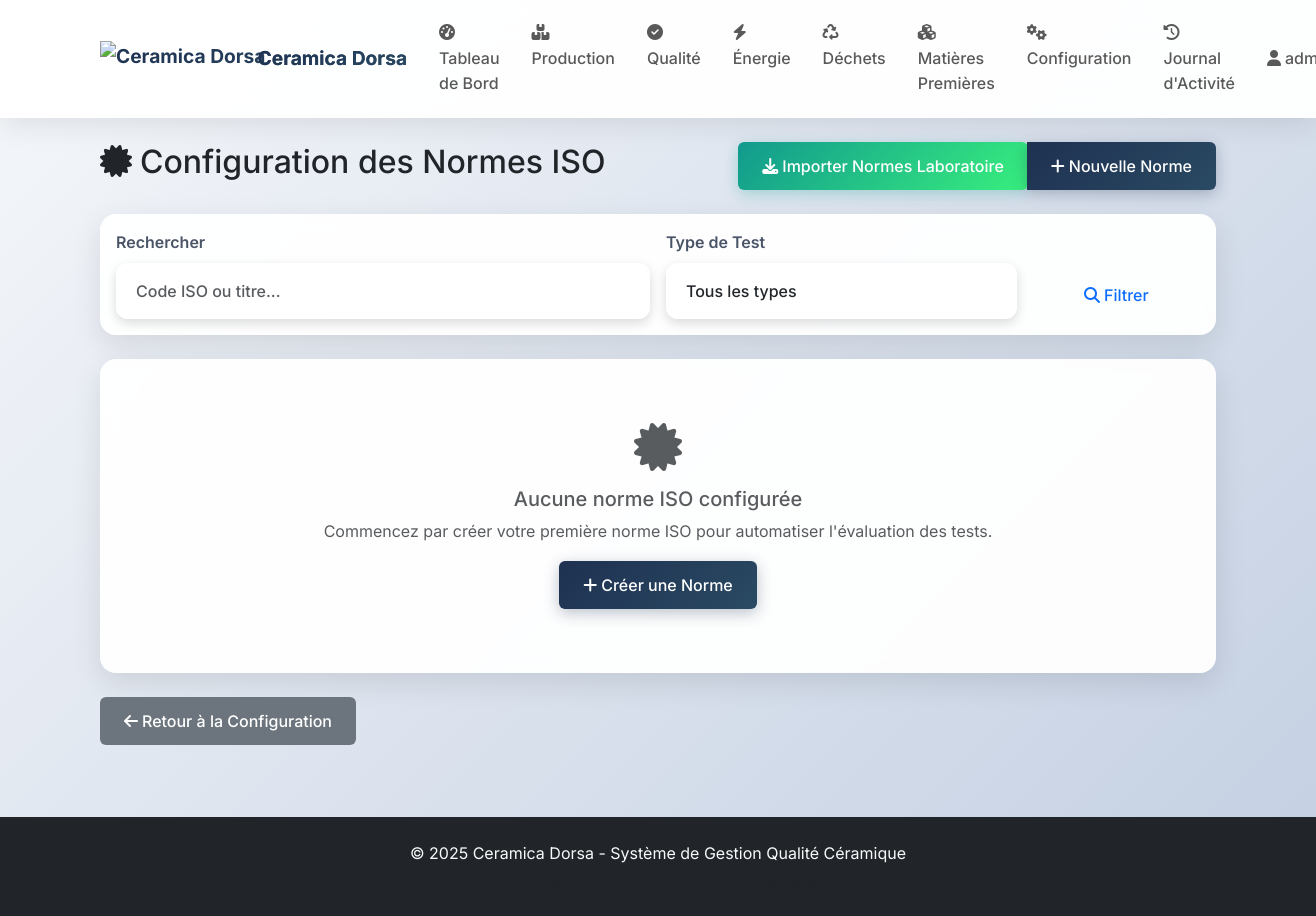
/config/iso-standards (signed in), run on an earlier commit of the app's database.
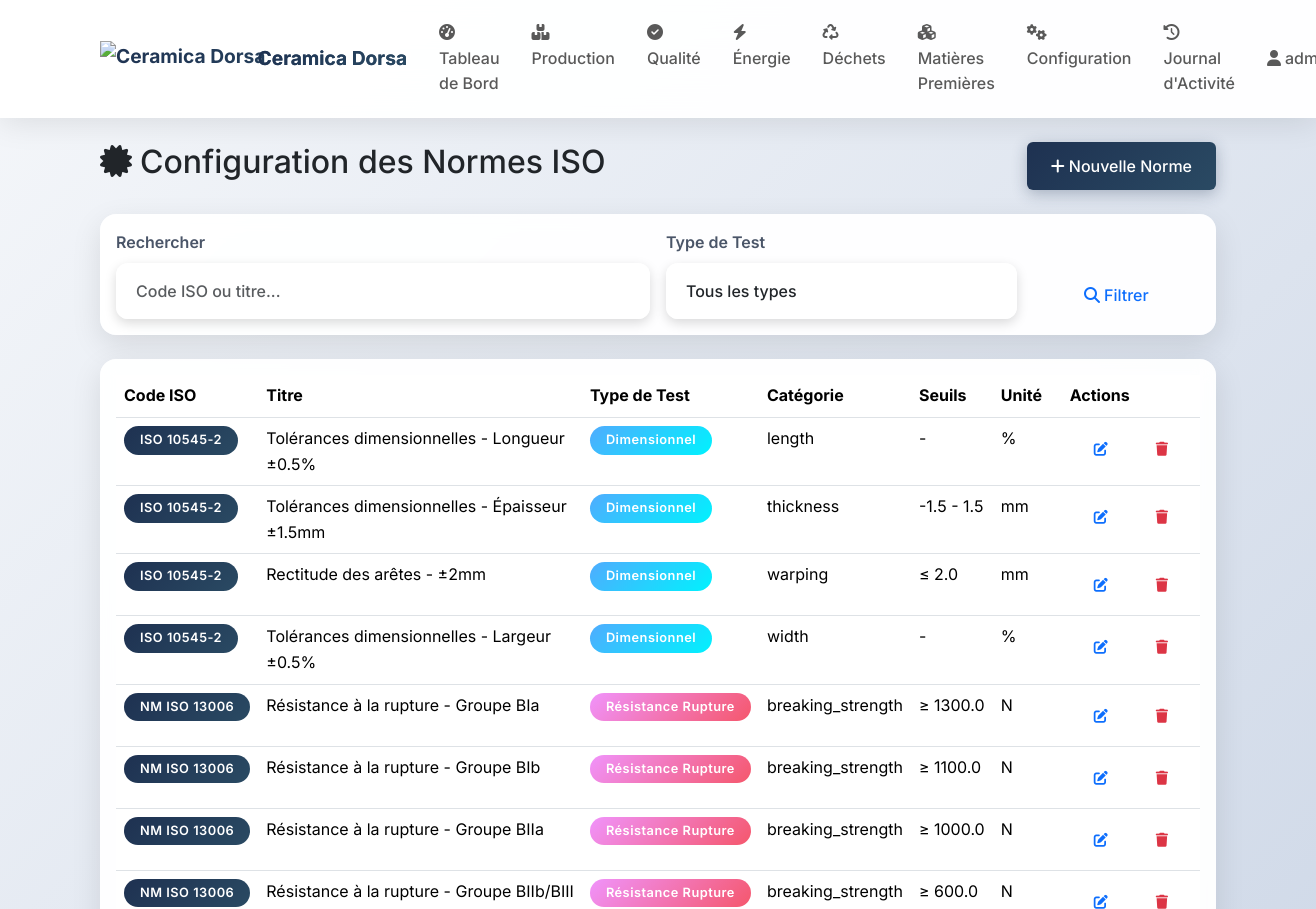
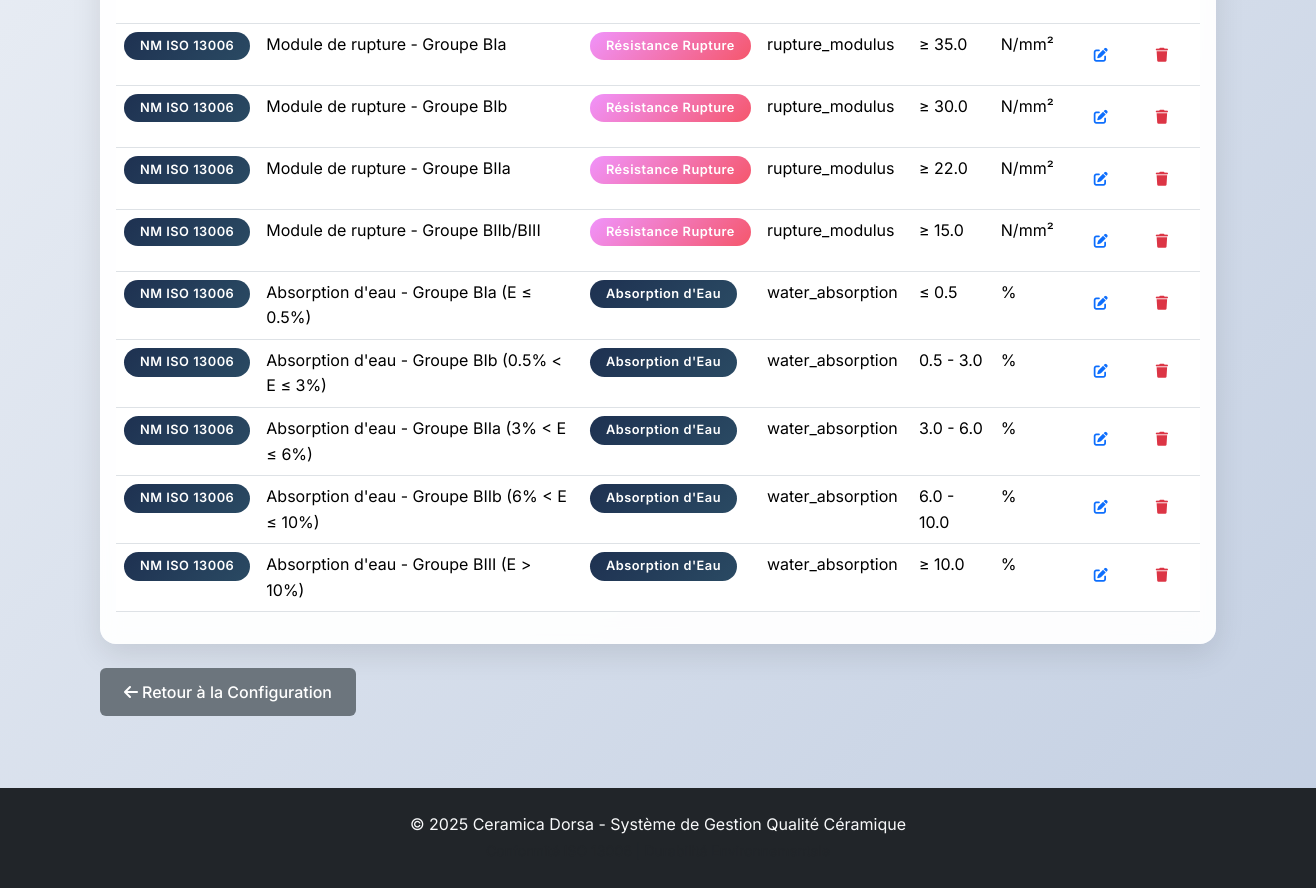
And on a later commit of the database (2 pictures, top to bottom).
### models.py (models this page shows, shortened)
class User(UserMixin, db.Model):
    id = db.Column(db.Integer, primary_key=True)
    username = db.Column(db.String(64), unique=True, nullable=False)
    email = db.Column(db.String(120), unique=True, nullable=False)
    password_hash = db.Column(db.String(256), nullable=False)
    role = db.Column(db.String(50), nullable=False, default='Operator')
    created_at = db.Column(db.DateTime, default=datetime.utcnow)
    is_active = db.Column(db.Boolean, default=True)

class ISOStandard(db.Model):
    id = db.Column(db.Integer, primary_key=True)
    standard_code = db.Column(db.String(20), nullable=False)
    title = db.Column(db.String(200), nullable=False)
    category = db.Column(db.String(50), nullable=False)  # length, width, thickness, warping, water_absorption, breaking_strength
    test_type = db.Column(db.String(50), nullable=False)  # dimensional, water_absorption, breaking_strength, abrasion
    min_threshold = db.Column(db.Float)
    max_threshold = db.Column(db.Float)
    unit = db.Column(db.String(20))
    description = db.Column(db.Text)
    is_active = db.Column(db.Boolean, default=True)
    created_at = db.Column(db.DateTime, default=datetime.utcnow)

### routes.py (the view)
@app.route('/config/iso-standards')
@login_required
def iso_standards_index():
    search = request.args.get('search', '')
    test_type_filter = request.args.get('test_type', '')
    query = ISOStandard.query.filter_by(is_active=True)
    if search:
        query = query.filter(ISOStandard.standard_code.contains(search) |
                           ISOStandard.title.contains(search))
    if test_type_filter:
        query = query.filter_by(test_type=test_type_filter)
    standards = query.order_by(ISOStandard.standard_code, ISOStandard.category).all()
    return render_template('config/iso_standards/index.html',
                         standards=standards,
                         search=search,
                         test_type_filter=test_type_filter)

### app.py (called while the page is built)
@login_manager.user_loader
def load_user(user_id):
    from models import User
    return User.query.get(int(user_id))

### templates/config/iso_standards/index.html (shortened to what this page needs)
{% extends "base.html" %}
{% block content %}
<div class="container py-4">
    <div class="d-flex justify-content-between align-items-center mb-4">
        <h2><i class="fas fa-certificate me-2"></i>Configuration des Normes ISO</h2>
        <div class="btn-group">
            {% if standards|length == 0 %}
            <form method="POST" action="{{ url_for('init_default_iso_standards') }}" style="display: inline;">
                <button type="submit" class="btn btn-success">
                    <i class="fas fa-download me-1"></i>Importer Normes Laboratoire
                </button>
            </form>
            {% endif %}
            <a href="{{ url_for('create_iso_standard') }}" class="btn btn-primary">
                <i class="fas fa-plus me-1"></i>Nouvelle Norme
            </a>
        </div>
    </div>
    <div class="card mb-4">
        <div class="card-body">
            <form method="GET" class="row g-3">
                <div class="col-md-6">
                    <label for="search" class="form-label">Rechercher</label>
                    <input type="text" class="form-control" id="search" name="search"
                           value="{{ search }}" placeholder="Code ISO ou titre...">
                </div>
                <div class="col-md-4">
                    <label for="test_type" class="form-label">Type de Test</label>
                    <select class="form-select" id="test_type" name="test_type">
                        <option value="">Tous les types</option>
                    </select>
                </div>
                <div class="col-md-2 d-flex align-items-end">
                    <button type="submit" class="btn btn-outline-primary w-100">
                        <i class="fas fa-search me-1"></i>Filtrer
                    </button>
                </div>
            </form>
        </div>
    </div>
    <div class="card">
        <div class="card-body">
            {% if standards %}
                <div class="table-responsive">
                    <table class="table table-hover">
                        <thead>
                            <tr>
                                <th>Code ISO</th>
                                <th>Titre</th>
                                <th>Type de Test</th>
                                <th>Catégorie</th>
                                <th>Seuils</th>
                                <th>Unité</th>
                                <th>Actions</th>
                            </tr>
                        </thead>
                        <tbody>
                            {% for standard in standards %}
                            <tr>
                                <td>
                                    <span class="badge bg-primary">{{ standard.standard_code }}</span>
                                </td>
                                <td>{{ standard.title }}</td>
                                <td>
                                    {% if standard.test_type == 'dimensional' %}
                                        <span class="badge bg-info">Dimensionnel</span>
                                    {% elif standard.test_type == 'water_absorption' %}
                                        <span class="badge bg-primary">Absorption d'Eau</span>
                                    {% elif standard.test_type == 'breaking_strength' %}
                                        <span class="badge bg-warning">Résistance Rupture</span>
                                    {% elif standard.test_type == 'abrasion' %}
                                        <span class="badge bg-success">Abrasion</span>
                                    {% endif %}
                                </td>
                                <td>{{ standard.category }}</td>
                                <td>
                                    {% if standard.min_threshold is not none and standard.max_threshold is not none %}
                                        {{ standard.min_threshold }} - {{ standard.max_threshold }}
                                    {% elif standard.min_threshold is not none %}
                                        ≥ {{ standard.min_threshold }}
                                    {% elif standard.max_threshold is not none %}
                                        ≤ {{ standard.max_threshold }}
                                    {% else %}
                                        -
                                    {% endif %}
                                </td>
                                <td>{{ standard.unit or '-' }}</td>
                                <td>
                                    <div class="btn-group" role="group">
                                        <a href="{{ url_for('edit_iso_standard', standard_id=standard.id) }}"
                                           class="btn btn-sm btn-outline-primary">
                                            <i class="fas fa-edit"></i>
                                        </a>
                                        <form method="POST"
                                              action="{{ url_for('delete_iso_standard', standard_id=standard.id) }}"
                                              style="display: inline;"
                                              onsubmit="return confirm('Êtes-vous sûr de vouloir supprimer cette norme ISO ?')">
                                            <button type="submit" class="btn btn-sm btn-outline-danger">
                                                <i class="fas fa-trash"></i>
                                            </button>
                                        </form>
                                    </div>
                                </td>
                            </tr>
                            {% endfor %}
                        </tbody>
                    </table>
                </div>
            {% else %}
                <div class="text-center py-5">
                    <i class="fas fa-certificate fa-3x text-muted mb-3"></i>
                    <h5 class="text-muted">Aucune norme ISO configurée</h5>
                    <p class="text-muted">Commencez par créer votre première norme ISO pour automatiser l'évaluation des tests.</p>
                    <a href="{{ url_for('create_iso_standard') }}" class="btn btn-primary">
                        <i class="fas fa-plus me-1"></i>Créer une Norme
                    </a>
                </div>
            {% endif %}
        </div>
    </div>
    <div class="mt-4">
        <a href="{{ url_for('config_index') }}" class="btn btn-secondary">
            <i class="fas fa-arrow-left me-1"></i>Retour à la Configuration
        </a>
    </div>
</div>
{% endblock %}

### templates/base.html (shortened to what this page needs)
<!DOCTYPE html>
<html lang="fr">
<head>
    <link href="https://cdn.jsdelivr.net/npm/bootstrap@5.3.2/dist/css/bootstrap.min.css" rel="stylesheet">
    <link href="https://cdnjs.cloudflare.com/ajax/libs/font-awesome/6.4.0/css/all.min.css" rel="stylesheet">
    <link href="{{ url_for('static', filename='css/custom.css') }}" rel="stylesheet">
</head>
<body>
    {% if current_user.is_authenticated %}
    <nav class="navbar navbar-expand-lg navbar-light" style="background: rgba(255, 255, 255, 0.95); backdrop-filter: blur(20px); box-shadow: 0 4px 30px rgba(0, 0, 0, 0.1);">
        <div class="container">
            <a class="navbar-brand fw-bold d-flex align-items-center" href="{{ url_for('dashboard') }}" style="font-size: 1.2rem;">
                <img src="{{ url_for('static', filename='images/ceramica-dorsa-logo.png') }}"
                     alt="Ceramica Dorsa" height="35" class="me-2">
                <span style="background: var(--primary-gradient); -webkit-background-clip: text; -webkit-text-fill-color: transparent; background-clip: text;">Ceramica Dorsa</span>
            </a>
            <div class="collapse navbar-collapse" id="navbarNav">
                <ul class="navbar-nav me-auto">
                    <li class="nav-item">
                        <a class="nav-link" href="{{ url_for('dashboard') }}">
                            <i class="fas fa-tachometer-alt me-1"></i>Tableau de Bord
                        </a>
                    </li>
                    <li class="nav-item">
                        <a class="nav-link" href="{{ url_for('production_index') }}">
                            <i class="fas fa-boxes me-1"></i>Production
                        </a>
                    </li>
                    <li class="nav-item">
                        <a class="nav-link" href="{{ url_for('quality_index') }}">
                            <i class="fas fa-check-circle me-1"></i>Qualité
                        </a>
                    </li>
                    <li class="nav-item">
                        <a class="nav-link" href="{{ url_for('energy_index') }}">
                            <i class="fas fa-bolt me-1"></i>Énergie
                        </a>
                    </li>
                    <li class="nav-item">
                        <a class="nav-link" href="{{ url_for('waste_index') }}">
                            <i class="fas fa-recycle me-1"></i>Déchets
                        </a>
                    </li>
                    <li class="nav-item">
                        <a class="nav-link" href="{{ url_for('materials_index') }}">
                            <i class="fas fa-cubes me-1"></i>Matières Premières
                        </a>
                    </li>
                    <li class="nav-item">
                        <a class="nav-link" href="{{ url_for('config_index') }}">
                            <i class="fas fa-cogs me-1"></i>Configuration
                        </a>
                    </li>
                    <li class="nav-item">
                        <a class="nav-link" href="{{ url_for('activity_logs') }}">
                            <i class="fas fa-history me-1"></i>Journal d'Activité
                        </a>
                    </li>
                </ul>
                <ul class="navbar-nav">
                    <li class="nav-item dropdown">
                        <a class="nav-link dropdown-toggle" href="#" id="navbarDropdown" role="button" data-bs-toggle="dropdown">
                            <i class="fas fa-user me-1"></i>{{ current_user.username }}
                        </a>
                    </li>
                </ul>
            </div>
        </div>
    </nav>
    {% endif %}
    <main>
        {% block content %}{% endblock %}
    </main>
    <footer class="bg-dark text-light py-4 mt-5">
        <div class="container text-center">
            <p class="mb-0">&copy; 2025 Ceramica Dorsa - Système de Gestion Qualité Céramique</p>
            <small class="text-muted">Conformité ISO 13006 | Durabilité Environnementale</small>
        </div>
    </footer>
</body>
</html>

### static/css/custom.css (style rules this page uses)
:root { --primary-gradient: linear-gradient(135deg, #1E3151 0%, #2A4A63 100%); --success-gradient: linear-gradient(135deg, #11998e 0%, #38ef7d 100%); --warning-gradient: linear-gradient(135deg, #f093fb 0%, #f5576c 100%); --info-gradient: linear-gradient(135deg, #4facfe 0%, #00f2fe 100%); --card-shadow: 0 10px 30px rgba(0, 0, 0, 0.1); --card-shadow-hover: 0 20px 40px rgba(0, 0, 0, 0.15); --border-radius: 16px; --border-radius-sm: 12px; --spacing-lg: 2rem; --spacing-xl: 3rem; }
body { background: linear-gradient(135deg, #f5f7fa 0%, #c3cfe2 100%); font-family: 'Inter', -apple-system, BlinkMacSystemFont, 'Segoe UI', sans-serif; line-height: 1.6; min-height: 100vh; }
.card { border: none; border-radius: var(--border-radius); box-shadow: var(--card-shadow); transition: all 0.3s cubic-bezier(0.4, 0, 0.2, 1); backdrop-filter: blur(10px); background: rgba(255, 255, 255, 0.95); overflow: hidden; }
.navbar { background: rgba(255, 255, 255, 0.95) !important; backdrop-filter: blur(20px); border-bottom: 1px solid rgba(255, 255, 255, 0.2); box-shadow: 0 4px 30px rgba(0, 0, 0, 0.1); transition: all 0.3s ease; }
.navbar-brand { font-weight: 700; font-size: 1.75rem; background: var(--primary-gradient); -webkit-background-clip: text; -webkit-text-fill-color: transparent; background-clip: text; }
.nav-link { font-weight: 500; padding: 0.75rem 1rem !important; border-radius: var(--border-radius-sm); transition: all 0.3s ease; position: relative; }
.btn { border-radius: var(--border-radius-sm); font-weight: 600; padding: 0.75rem 1.5rem; transition: all 0.3s cubic-bezier(0.4, 0, 0.2, 1); border: none; position: relative; overflow: hidden; }
.btn-primary { background: var(--primary-gradient); box-shadow: 0 4px 15px rgba(30, 49, 81, 0.3); }
.form-control, .form-select { border: 2px solid rgba(255, 255, 255, 0.8); border-radius: var(--border-radius-sm); padding: 0.875rem 1.125rem; background: rgba(255, 255, 255, 0.9); backdrop-filter: blur(10px); transition: all 0.3s ease; font-weight: 500; box-shadow: 0 4px 12px rgba(0, 0, 0, 0.15); }
.form-label { font-weight: 600; color: #4a5568; margin-bottom: 0.5rem; }
.badge { font-weight: 600; padding: 0.5rem 1rem; border-radius: 50px; font-size: 0.8rem; letter-spacing: 0.5px; }
.bg-warning { background: var(--warning-gradient) !important; }
.bg-info { background: var(--info-gradient) !important; }
.bg-primary { background: var(--primary-gradient) !important; }
.btn { border-radius: 0.375rem; font-weight: 500; }
.navbar-brand { font-weight: 700; font-size: 1.5rem; }
footer { margin-top: auto; }

What changed in the data, as far as the page shows it:
added ISOStandard: standard_code "ISO 10545-2", title "Tolérances dimensionnelles - Longueur ±0.5%", test_type "Dimensionnel", category "length", unit "%"
added ISOStandard: standard_code "ISO 10545-2", title "Tolérances dimensionnelles - Épaisseur ±1.5mm", test_type "Dimensionnel", category "thickness", min_threshold "-1.5", max_threshold "1.5", unit "mm"
added ISOStandard: standard_code "ISO 10545-2", title "Rectitude des arêtes - ±2mm", test_type "Dimensionnel", category "warping", max_threshold "2.0", unit "mm"
added ISOStandard: standard_code "ISO 10545-2", title "Tolérances dimensionnelles - Largeur ±0.5%", test_type "Dimensionnel", category "width", unit "%"
added ISOStandard: standard_code "NM ISO 13006", title "Résistance à la rupture - Groupe BIa", shows "Résistance Rupture", category "breaking_strength", min_threshold "1300.0", unit "N"
added ISOStandard: standard_code "NM ISO 13006", title "Résistance à la rupture - Groupe BIb", shows "Résistance Rupture", category "breaking_strength", min_threshold "1100.0", unit "N"
added ISOStandard: standard_code "NM ISO 13006", title "Résistance à la rupture - Groupe BIIa", shows "Résistance Rupture", category "breaking_strength", min_threshold "1000.0", unit "N"
added ISOStandard: standard_code "NM ISO 13006", title "Résistance à la rupture - Groupe BIIb/BIII", shows "Résistance Rupture", category "breaking_strength", min_threshold "600.0", unit "N"
added ISOStandard: standard_code "NM ISO 13006", title "Module de rupture - Groupe BIa", shows "Résistance Rupture", category "rupture_modulus", min_threshold "35.0", unit "N/mm²"
added ISOStandard: standard_code "NM ISO 13006", title "Module de rupture - Groupe BIb", shows "Résistance Rupture", category "rupture_modulus", min_threshold "30.0", unit "N/mm²"
added ISOStandard: standard_code "NM ISO 13006", title "Module de rupture - Groupe BIIa", shows "Résistance Rupture", category "rupture_modulus", min_threshold "22.0", unit "N/mm²"
added ISOStandard: standard_code "NM ISO 13006", title "Module de rupture - Groupe BIIb/BIII", shows "Résistance Rupture", category "rupture_modulus", min_threshold "15.0", unit "N/mm²"
added ISOStandard: standard_code "NM ISO 13006", title "Absorption d'eau - Groupe BIa (E ≤ 0.5%)", test_type "Absorption d'Eau", category "water_absorption", max_threshold "0.5", unit "%"
added ISOStandard: standard_code "NM ISO 13006", title "Absorption d'eau - Groupe BIb (0.5% < E ≤ 3%)", test_type "Absorption d'Eau", category "water_absorption", min_threshold "0.5", max_threshold "3.0", unit "%"
added ISOStandard: standard_code "NM ISO 13006", title "Absorption d'eau - Groupe BIIa (3% < E ≤ 6%)", test_type "Absorption d'Eau", category "water_absorption", min_threshold "3.0", max_threshold "6.0", unit "%"
added ISOStandard: standard_code "NM ISO 13006", title "Absorption d'eau - Groupe BIIb (6% < E ≤ 10%)", test_type "Absorption d'Eau", category "water_absorption", min_threshold "6.0", max_threshold "10.0", unit "%"
added ISOStandard: standard_code "NM ISO 13006", title "Absorption d'eau - Groupe BIII (E > 10%)", test_type "Absorption d'Eau", category "water_absorption", min_threshold "10.0", unit "%"
Also different on the page:
text no longer shown: "Importer Normes Laboratoire Aucune norme ISO configurée Commencez par créer votre première norme ISO pour automatiser l'évaluation des tests. Créer une Norme"
text now shown: "Code ISO Titre Type de Test Catégorie Seuils Unité Actions"
